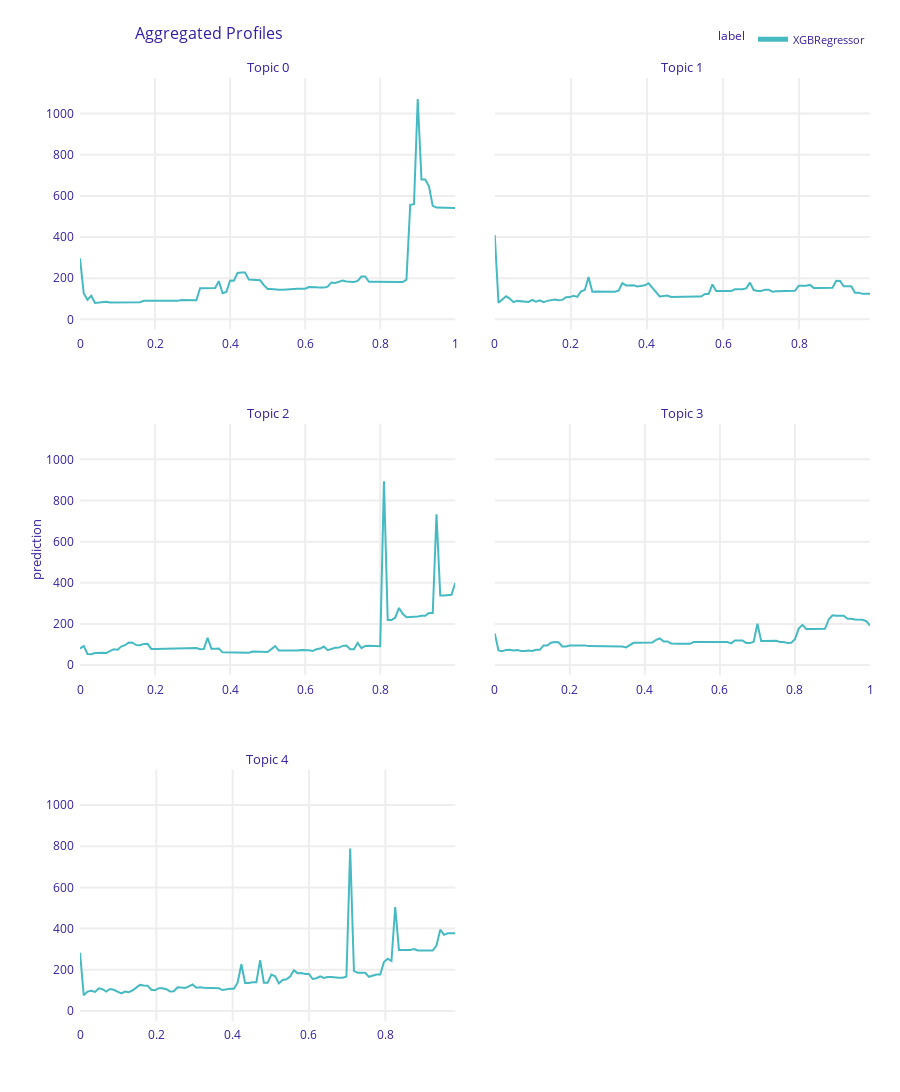

Source (notebook cell):
### Code cell
agg_profiles

### Figure 1 — Plotly figure (JSON) as saved in the notebook; plotly's stock layout.template omitted (floating-point values rounded to 4 significant figures; data arrays with more than 128 entries replaced by an {"elided": "..."} marker saying what was removed)
{"data": [{"customdata": {"elided": "101x3 mixed values"}, "hovertemplate": "<b>%{hovertext}</b><br><br>prediction=%{y:.3f}<br>mean_prediction=%{customdata[0]:.3f}<extra></extra>", "hovertext": ["XGBRegressor", "XGBRegressor", "XGBRegressor", "XGBRegressor", "XGBRegressor", "XGBRegressor", "XGBRegressor", "XGBRegressor", "XGBRegressor", "XGBRegressor", "XGBRegressor", "XGBRegressor", "XGBRegressor", "XGBRegressor", "XGBRegressor", "XGBRegressor", "XGBRegressor", "XGBRegressor", "XGBRegressor", "XGBRegressor", "XGBRegressor", "XGBRegressor", "XGBRegressor", "XGBRegressor", "XGBRegressor", "XGBRegressor", "XGBRegressor", "XGBRegressor", "XGBRegressor", "XGBRegressor", "XGBRegressor", "XGBRegressor", "XGBRegressor", "XGBRegressor", "XGBRegressor", "XGBRegressor", "XGBRegressor", "XGBRegressor", "XGBRegressor", "XGBRegressor", "XGBRegressor", "XGBRegressor", "XGBRegressor", "XGBRegressor", "XGBRegressor", "XGBRegressor", "XGBRegressor", "XGBRegressor", "XGBRegressor", "XGBRegressor", "XGBRegressor", "XGBRegressor", "XGBRegressor", "XGBRegressor", "XGBRegressor", "XGBRegressor", "XGBRegressor", "XGBRegressor", "XGBRegressor", "XGBRegressor", "XGBRegressor", "XGBRegressor", "XGBRegressor", "XGBRegressor", "XGBRegressor", "XGBRegressor", "XGBRegressor", "XGBRegressor", "XGBRegressor", "XGBRegressor", "XGBRegressor", "XGBRegressor", "XGBRegressor", "XGBRegressor", "XGBRegressor", "XGBRegressor", "XGBRegressor", "XGBRegressor", "XGBRegressor", "XGBRegressor", "XGBRegressor", "XGBRegressor", "XGBRegressor", "XGBRegressor", "XGBRegressor", "XGBRegressor", "XGBRegressor", "XGBRegressor", "XGBRegressor", "XGBRegressor", "XGBRegressor", "XGBRegressor", "XGBRegressor", "XGBRegressor", "XGBRegressor", "XGBRegressor", "XGBRegressor", "XGBRegressor", "XGBRegressor", "XGBRegressor", "XGBRegressor"], "legendgroup": "XGBRegressor", "line": {"color": "#46bac2", "dash": "solid", "width": 2}, "marker": {"symbol": "circle"}, "mode": "lines", "name": "XGBRegressor", "orientation": "v", "showlegend": true, "x": [5.53e-06, 0.01001, 0.02, 0.03, 0.04, 0.05, 0.06, 0.07, 0.08, 0.09, 0.1, 0.11, 0.12, 0.13, 0.14, 0.15, 0.16, 0.17, 0.18, 0.19, 0.2, 0.21, 0.22, 0.23, 0.24, 0.25, 0.26, 0.27, 0.28, 0.29, 0.3, 0.31, 0.32, 0.33, 0.34, 0.35, 0.36, 0.37, 0.38, 0.39, 0.4, 0.41, 0.42, 0.43, 0.44, 0.45, 0.46, 0.47, 0.48, 0.49, 0.5, 0.51, 0.52, 0.53, 0.54, 0.55, 0.56, 0.57, 0.58, 0.59, 0.6, 0.61, 0.62, 0.63, 0.64, 0.65, 0.66, 0.67, 0.68, 0.69, 0.7, 0.71, 0.72, 0.73, 0.74, 0.75, 0.76, 0.77, 0.78, 0.79, 0.8, 0.81, 0.82, 0.83, 0.84, 0.85, 0.86, 0.87, 0.88, 0.89, 0.9, 0.91, 0.92, 0.93, 0.94, 0.95, 0.96, 0.97, 0.98, 0.99, 1.0], "xaxis": "x5", "y": [296.0, 125.9, 95.18, 114.5, 80.03, 81.41, 82.82, 85.25, 81.6, 82.05, 81.97, 82.73, 82.41, 83.2, 83.75, 83.58, 83.58, 89.78, 89.61, 90.12, 90.12, 90.12, 90.12, 89.82, 89.82, 89.82, 89.82, 93.95, 93.95, 93.45, 93.45, 93.12, 151.3, 151.5, 151.9, 151.9, 151.9, 185.7, 127.1, 133.1, 188.9, 187.4, 225.7, 228.0, 228.0, 193.2, 193.2, 189.6, 189.6, 166.0, 148.0, 148.0, 144.4, 143.8, 144.1, 144.1, 146.3, 147.6, 148.5, 148.8, 148.8, 156.7, 157.1, 156.5, 154.2, 154.2, 159.0, 179.4, 177.0, 181.8, 188.8, 184.0, 181.0, 181.6, 186.9, 208.2, 208.2, 182.7, 182.9, 183.2, 183.2, 183.2, 182.2, 182.2, 181.5, 181.5, 181.5, 192.8, 556.7, 559.7, 1071.0, 679.4, 679.4, 646.6, 551.6, 543.1, 543.1, 543.1, 543.1, 541.3, 541.3], "yaxis": "y5", "type": "scatter", "opacity": 1}, {"customdata": {"elided": "101x3 mixed values"}, "hovertemplate": "<b>%{hovertext}</b><br><br>prediction=%{y:.3f}<br>mean_prediction=%{customdata[0]:.3f}<extra></extra>", "hovertext": ["XGBRegressor", "XGBRegressor", "XGBRegressor", "XGBRegressor", "XGBRegressor", "XGBRegressor", "XGBRegressor", "XGBRegressor", "XGBRegressor", "XGBRegressor", "XGBRegressor", "XGBRegressor", "XGBRegressor", "XGBRegressor", "XGBRegressor", "XGBRegressor", "XGBRegressor", "XGBRegressor", "XGBRegressor", "XGBRegressor", "XGBRegressor", "XGBRegressor", "XGBRegressor", "XGBRegressor", "XGBRegressor", "XGBRegressor", "XGBRegressor", "XGBRegressor", "XGBRegressor", "XGBRegressor", "XGBRegressor", "XGBRegressor", "XGBRegressor", "XGBRegressor", "XGBRegressor", "XGBRegressor", "XGBRegressor", "XGBRegressor", "XGBRegressor", "XGBRegressor", "XGBRegressor", "XGBRegressor", "XGBRegressor", "XGBRegressor", "XGBRegressor", "XGBRegressor", "XGBRegressor", "XGBRegressor", "XGBRegressor", "XGBRegressor", "XGBRegressor", "XGBRegressor", "XGBRegressor", "XGBRegressor", "XGBRegressor", "XGBRegressor", "XGBRegressor", "XGBRegressor", "XGBRegressor", "XGBRegressor", "XGBRegressor", "XGBRegressor", "XGBRegressor", "XGBRegressor", "XGBRegressor", "XGBRegressor", "XGBRegressor", "XGBRegressor", "XGBRegressor", "XGBRegressor", "XGBRegressor", "XGBRegressor", "XGBRegressor", "XGBRegressor", "XGBRegressor", "XGBRegressor", "XGBRegressor", "XGBRegressor", "XGBRegressor", "XGBRegressor", "XGBRegressor", "XGBRegressor", "XGBRegressor", "XGBRegressor", "XGBRegressor", "XGBRegressor", "XGBRegressor", "XGBRegressor", "XGBRegressor", "XGBRegressor", "XGBRegressor", "XGBRegressor", "XGBRegressor", "XGBRegressor", "XGBRegressor", "XGBRegressor", "XGBRegressor", "XGBRegressor", "XGBRegressor", "XGBRegressor", "XGBRegressor"], "legendgroup": "XGBRegressor", "line": {"color": "#46bac2", "dash": "solid", "width": 2}, "marker": {"symbol": "circle"}, "mode": "lines", "name": "XGBRegressor", "orientation": "v", "showlegend": false, "x": [5.531e-06, 0.009867, 0.01973, 0.02959, 0.03945, 0.04931, 0.05918, 0.06904, 0.0789, 0.08876, 0.09862, 0.1085, 0.1183, 0.1282, 0.1381, 0.1479, 0.1578, 0.1677, 0.1775, 0.1874, 0.1972, 0.2071, 0.217, 0.2268, 0.2367, 0.2465, 0.2564, 0.2663, 0.2761, 0.286, 0.2959, 0.3057, 0.3156, 0.3254, 0.3353, 0.3452, 0.355, 0.3649, 0.3747, 0.3846, 0.3945, 0.4043, 0.4142, 0.4241, 0.4339, 0.4438, 0.4536, 0.4635, 0.4734, 0.4832, 0.4931, 0.5029, 0.5128, 0.5227, 0.5325, 0.5424, 0.5523, 0.5621, 0.572, 0.5818, 0.5917, 0.6016, 0.6114, 0.6213, 0.6311, 0.641, 0.6509, 0.6607, 0.6706, 0.6805, 0.6903, 0.7002, 0.71, 0.7199, 0.7298, 0.7396, 0.7495, 0.7593, 0.7692, 0.7791, 0.7889, 0.7988, 0.8087, 0.8185, 0.8284, 0.8382, 0.8481, 0.858, 0.8678, 0.8777, 0.8876, 0.8974, 0.9073, 0.9171, 0.927, 0.9369, 0.9467, 0.9566, 0.9664, 0.9763, 0.9862], "xaxis": "x6", "y": [409.8, 80.14, 96.92, 112.1, 100.8, 83.4, 89.72, 89.17, 85.85, 84.69, 94.13, 85.99, 92.34, 83.46, 89.87, 92.92, 96.91, 93.23, 94.57, 107.8, 108.2, 114.4, 109.4, 136.0, 143.0, 205.5, 134.5, 135.4, 135.4, 135.3, 135.7, 134.5, 134.6, 139.1, 175.4, 164.9, 165.1, 165.2, 159.9, 160.8, 165.3, 175.5, 153.9, 129.0, 110.8, 114.0, 115.8, 109.1, 108.9, 109.2, 111.1, 111.0, 110.4, 110.4, 110.4, 110.9, 123.6, 123.6, 169.5, 137.2, 137.2, 137.2, 137.3, 137.3, 145.7, 145.9, 145.9, 150.4, 178.5, 142.4, 138.2, 138.2, 144.4, 144.4, 134.6, 136.2, 136.2, 136.2, 136.2, 138.4, 138.4, 163.1, 163.1, 163.1, 167.3, 152.9, 152.9, 152.9, 152.9, 153.8, 153.8, 187.7, 186.8, 160.3, 160.3, 160.3, 128.8, 128.8, 123.9, 123.9, 123.9], "yaxis": "y6", "type": "scatter", "opacity": 1}, {"customdata": {"elided": "101x3 mixed values"}, "hovertemplate": "<b>%{hovertext}</b><br><br>prediction=%{y:.3f}<br>mean_prediction=%{customdata[0]:.3f}<extra></extra>", "hovertext": ["XGBRegressor", "XGBRegressor", "XGBRegressor", "XGBRegressor", "XGBRegressor", "XGBRegressor", "XGBRegressor", "XGBRegressor", "XGBRegressor", "XGBRegressor", "XGBRegressor", "XGBRegressor", "XGBRegressor", "XGBRegressor", "XGBRegressor", "XGBRegressor", "XGBRegressor", "XGBRegressor", "XGBRegressor", "XGBRegressor", "XGBRegressor", "XGBRegressor", "XGBRegressor", "XGBRegressor", "XGBRegressor", "XGBRegressor", "XGBRegressor", "XGBRegressor", "XGBRegressor", "XGBRegressor", "XGBRegressor", "XGBRegressor", "XGBRegressor", "XGBRegressor", "XGBRegressor", "XGBRegressor", "XGBRegressor", "XGBRegressor", "XGBRegressor", "XGBRegressor", "XGBRegressor", "XGBRegressor", "XGBRegressor", "XGBRegressor", "XGBRegressor", "XGBRegressor", "XGBRegressor", "XGBRegressor", "XGBRegressor", "XGBRegressor", "XGBRegressor", "XGBRegressor", "XGBRegressor", "XGBRegressor", "XGBRegressor", "XGBRegressor", "XGBRegressor", "XGBRegressor", "XGBRegressor", "XGBRegressor", "XGBRegressor", "XGBRegressor", "XGBRegressor", "XGBRegressor", "XGBRegressor", "XGBRegressor", "XGBRegressor", "XGBRegressor", "XGBRegressor", "XGBRegressor", "XGBRegressor", "XGBRegressor", "XGBRegressor", "XGBRegressor", "XGBRegressor", "XGBRegressor", "XGBRegressor", "XGBRegressor", "XGBRegressor", "XGBRegressor", "XGBRegressor", "XGBRegressor", "XGBRegressor", "XGBRegressor", "XGBRegressor", "XGBRegressor", "XGBRegressor", "XGBRegressor", "XGBRegressor", "XGBRegressor", "XGBRegressor", "XGBRegressor", "XGBRegressor", "XGBRegressor", "XGBRegressor", "XGBRegressor", "XGBRegressor", "XGBRegressor", "XGBRegressor", "XGBRegressor", "XGBRegressor"], "legendgroup": "XGBRegressor", "line": {"color": "#46bac2", "dash": "solid", "width": 2}, "marker": {"symbol": "circle"}, "mode": "lines", "name": "XGBRegressor", "orientation": "v", "showlegend": false, "x": [5.531e-06, 0.01, 0.02, 0.03, 0.04, 0.05, 0.06, 0.07, 0.07999, 0.08999, 0.09999, 0.11, 0.12, 0.13, 0.14, 0.15, 0.16, 0.17, 0.18, 0.19, 0.2, 0.21, 0.22, 0.23, 0.24, 0.25, 0.26, 0.27, 0.28, 0.29, 0.3, 0.31, 0.32, 0.33, 0.34, 0.35, 0.36, 0.37, 0.38, 0.39, 0.4, 0.4099, 0.4199, 0.4299, 0.4399, 0.4499, 0.4599, 0.4699, 0.4799, 0.4899, 0.4999, 0.5099, 0.5199, 0.5299, 0.5399, 0.5499, 0.5599, 0.5699, 0.5799, 0.5899, 0.5999, 0.6099, 0.6199, 0.6299, 0.6399, 0.6499, 0.6599, 0.6699, 0.6799, 0.6899, 0.6999, 0.7099, 0.7199, 0.7299, 0.7399, 0.7499, 0.7599, 0.7699, 0.7799, 0.7899, 0.7999, 0.8099, 0.8199, 0.8299, 0.8399, 0.8499, 0.8599, 0.8699, 0.8799, 0.8899, 0.8999, 0.9099, 0.9199, 0.9299, 0.9399, 0.9499, 0.9599, 0.9699, 0.9799, 0.9899, 0.9999], "xaxis": "x3", "y": [80.39, 93.37, 53.98, 52.66, 59.06, 61.28, 60.01, 59.43, 68.69, 77.37, 75.0, 90.13, 96.84, 110.0, 108.8, 97.53, 96.42, 103.1, 103.3, 78.74, 78.74, 78.88, 79.55, 80.25, 82.71, 79.95, 80.48, 80.48, 83.07, 82.33, 82.57, 82.94, 77.49, 77.93, 132.9, 79.95, 80.05, 80.36, 61.94, 61.94, 61.94, 61.81, 61.81, 60.14, 60.38, 60.38, 65.98, 66.04, 65.89, 63.16, 63.91, 77.77, 92.54, 70.91, 70.37, 70.66, 70.66, 70.66, 70.66, 72.98, 72.98, 72.69, 68.47, 77.22, 80.33, 90.07, 72.48, 79.6, 83.91, 84.94, 93.51, 94.69, 77.05, 77.27, 108.4, 82.19, 93.02, 93.76, 93.76, 91.67, 91.67, 892.8, 219.0, 219.0, 230.4, 277.9, 249.6, 232.7, 233.0, 235.8, 235.8, 239.4, 239.4, 253.7, 253.7, 732.5, 338.6, 338.6, 338.6, 341.9, 398.6], "yaxis": "y3", "type": "scatter", "opacity": 1}, {"customdata": {"elided": "101x3 mixed values"}, "hovertemplate": "<b>%{hovertext}</b><br><br>prediction=%{y:.3f}<br>mean_prediction=%{customdata[0]:.3f}<extra></extra>", "hovertext": ["XGBRegressor", "XGBRegressor", "XGBRegressor", "XGBRegressor", "XGBRegressor", "XGBRegressor", "XGBRegressor", "XGBRegressor", "XGBRegressor", "XGBRegressor", "XGBRegressor", "XGBRegressor", "XGBRegressor", "XGBRegressor", "XGBRegressor", "XGBRegressor", "XGBRegressor", "XGBRegressor", "XGBRegressor", "XGBRegressor", "XGBRegressor", "XGBRegressor", "XGBRegressor", "XGBRegressor", "XGBRegressor", "XGBRegressor", "XGBRegressor", "XGBRegressor", "XGBRegressor", "XGBRegressor", "XGBRegressor", "XGBRegressor", "XGBRegressor", "XGBRegressor", "XGBRegressor", "XGBRegressor", "XGBRegressor", "XGBRegressor", "XGBRegressor", "XGBRegressor", "XGBRegressor", "XGBRegressor", "XGBRegressor", "XGBRegressor", "XGBRegressor", "XGBRegressor", "XGBRegressor", "XGBRegressor", "XGBRegressor", "XGBRegressor", "XGBRegressor", "XGBRegressor", "XGBRegressor", "XGBRegressor", "XGBRegressor", "XGBRegressor", "XGBRegressor", "XGBRegressor", "XGBRegressor", "XGBRegressor", "XGBRegressor", "XGBRegressor", "XGBRegressor", "XGBRegressor", "XGBRegressor", "XGBRegressor", "XGBRegressor", "XGBRegressor", "XGBRegressor", "XGBRegressor", "XGBRegressor", "XGBRegressor", "XGBRegressor", "XGBRegressor", "XGBRegressor", "XGBRegressor", "XGBRegressor", "XGBRegressor", "XGBRegressor", "XGBRegressor", "XGBRegressor", "XGBRegressor", "XGBRegressor", "XGBRegressor", "XGBRegressor", "XGBRegressor", "XGBRegressor", "XGBRegressor", "XGBRegressor", "XGBRegressor", "XGBRegressor", "XGBRegressor", "XGBRegressor", "XGBRegressor", "XGBRegressor", "XGBRegressor", "XGBRegressor", "XGBRegressor", "XGBRegressor", "XGBRegressor", "XGBRegressor"], "legendgroup": "XGBRegressor", "line": {"color": "#46bac2", "dash": "solid", "width": 2}, "marker": {"symbol": "circle"}, "mode": "lines", "name": "XGBRegressor", "orientation": "v", "showlegend": false, "x": [5.869e-06, 0.01001, 0.02001, 0.03001, 0.04, 0.05, 0.06, 0.07, 0.08, 0.09, 0.1, 0.11, 0.12, 0.13, 0.14, 0.15, 0.16, 0.17, 0.18, 0.19, 0.2, 0.21, 0.22, 0.23, 0.24, 0.25, 0.26, 0.27, 0.28, 0.29, 0.3, 0.31, 0.32, 0.33, 0.34, 0.35, 0.36, 0.37, 0.38, 0.39, 0.4, 0.41, 0.42, 0.43, 0.44, 0.45, 0.46, 0.47, 0.48, 0.49, 0.5, 0.51, 0.52, 0.53, 0.54, 0.55, 0.56, 0.57, 0.58, 0.59, 0.6, 0.61, 0.62, 0.63, 0.64, 0.65, 0.66, 0.67, 0.68, 0.69, 0.7, 0.71, 0.72, 0.73, 0.74, 0.75, 0.76, 0.77, 0.78, 0.79, 0.8, 0.81, 0.82, 0.83, 0.84, 0.85, 0.86, 0.87, 0.88, 0.89, 0.9, 0.91, 0.92, 0.93, 0.94, 0.95, 0.96, 0.97, 0.98, 0.99, 1.0], "xaxis": "x4", "y": [153.3, 71.72, 67.55, 73.89, 75.12, 71.22, 72.87, 68.75, 69.1, 71.06, 69.19, 74.64, 74.17, 95.84, 95.46, 109.0, 112.1, 110.8, 90.86, 90.86, 95.38, 95.01, 95.04, 97.25, 95.94, 92.32, 92.34, 90.69, 93.74, 93.13, 92.95, 90.19, 90.34, 90.66, 90.66, 86.15, 98.37, 108.2, 108.2, 108.5, 105.9, 105.8, 109.3, 123.2, 129.6, 114.9, 114.9, 105.1, 105.9, 103.3, 103.3, 103.3, 103.3, 111.9, 112.1, 112.2, 112.2, 112.2, 112.2, 112.5, 112.5, 112.5, 112.5, 105.9, 119.7, 119.7, 119.7, 107.9, 107.1, 114.0, 200.9, 117.6, 117.6, 118.1, 118.1, 118.1, 112.2, 112.2, 107.6, 108.8, 125.6, 177.5, 195.4, 175.8, 175.7, 175.8, 175.8, 175.9, 176.5, 221.9, 241.8, 240.2, 240.2, 240.1, 225.5, 225.5, 221.3, 221.3, 219.9, 213.4, 192.3], "yaxis": "y4", "type": "scatter", "opacity": 1}, {"customdata": {"elided": "101x3 mixed values"}, "hovertemplate": "<b>%{hovertext}</b><br><br>prediction=%{y:.3f}<br>mean_prediction=%{customdata[0]:.3f}<extra></extra>", "hovertext": ["XGBRegressor", "XGBRegressor", "XGBRegressor", "XGBRegressor", "XGBRegressor", "XGBRegressor", "XGBRegressor", "XGBRegressor", "XGBRegressor", "XGBRegressor", "XGBRegressor", "XGBRegressor", "XGBRegressor", "XGBRegressor", "XGBRegressor", "XGBRegressor", "XGBRegressor", "XGBRegressor", "XGBRegressor", "XGBRegressor", "XGBRegressor", "XGBRegressor", "XGBRegressor", "XGBRegressor", "XGBRegressor", "XGBRegressor", "XGBRegressor", "XGBRegressor", "XGBRegressor", "XGBRegressor", "XGBRegressor", "XGBRegressor", "XGBRegressor", "XGBRegressor", "XGBRegressor", "XGBRegressor", "XGBRegressor", "XGBRegressor", "XGBRegressor", "XGBRegressor", "XGBRegressor", "XGBRegressor", "XGBRegressor", "XGBRegressor", "XGBRegressor", "XGBRegressor", "XGBRegressor", "XGBRegressor", "XGBRegressor", "XGBRegressor", "XGBRegressor", "XGBRegressor", "XGBRegressor", "XGBRegressor", "XGBRegressor", "XGBRegressor", "XGBRegressor", "XGBRegressor", "XGBRegressor", "XGBRegressor", "XGBRegressor", "XGBRegressor", "XGBRegressor", "XGBRegressor", "XGBRegressor", "XGBRegressor", "XGBRegressor", "XGBRegressor", "XGBRegressor", "XGBRegressor", "XGBRegressor", "XGBRegressor", "XGBRegressor", "XGBRegressor", "XGBRegressor", "XGBRegressor", "XGBRegressor", "XGBRegressor", "XGBRegressor", "XGBRegressor", "XGBRegressor", "XGBRegressor", "XGBRegressor", "XGBRegressor", "XGBRegressor", "XGBRegressor", "XGBRegressor", "XGBRegressor", "XGBRegressor", "XGBRegressor", "XGBRegressor", "XGBRegressor", "XGBRegressor", "XGBRegressor", "XGBRegressor", "XGBRegressor", "XGBRegressor", "XGBRegressor", "XGBRegressor", "XGBRegressor", "XGBRegressor"], "legendgroup": "XGBRegressor", "line": {"color": "#46bac2", "dash": "solid", "width": 2}, "marker": {"symbol": "circle"}, "mode": "lines", "name": "XGBRegressor", "orientation": "v", "showlegend": false, "x": [5.53e-06, 0.009838, 0.01967, 0.0295, 0.03934, 0.04917, 0.059, 0.06883, 0.07867, 0.0885, 0.09833, 0.1082, 0.118, 0.1278, 0.1377, 0.1475, 0.1573, 0.1672, 0.177, 0.1868, 0.1967, 0.2065, 0.2163, 0.2262, 0.236, 0.2458, 0.2556, 0.2655, 0.2753, 0.2851, 0.295, 0.3048, 0.3146, 0.3245, 0.3343, 0.3441, 0.354, 0.3638, 0.3736, 0.3835, 0.3933, 0.4031, 0.413, 0.4228, 0.4326, 0.4425, 0.4523, 0.4621, 0.472, 0.4818, 0.4916, 0.5015, 0.5113, 0.5211, 0.531, 0.5408, 0.5506, 0.5605, 0.5703, 0.5801, 0.59, 0.5998, 0.6096, 0.6195, 0.6293, 0.6391, 0.6489, 0.6588, 0.6686, 0.6784, 0.6883, 0.6981, 0.7079, 0.7178, 0.7276, 0.7374, 0.7473, 0.7571, 0.7669, 0.7768, 0.7866, 0.7964, 0.8063, 0.8161, 0.8259, 0.8358, 0.8456, 0.8554, 0.8653, 0.8751, 0.8849, 0.8948, 0.9046, 0.9144, 0.9243, 0.9341, 0.9439, 0.9538, 0.9636, 0.9734, 0.9833], "xaxis": "x", "y": [283.0, 75.72, 93.88, 97.47, 92.41, 109.3, 105.0, 93.71, 106.3, 102.5, 93.23, 84.43, 93.62, 91.14, 99.53, 113.2, 126.2, 123.0, 122.7, 102.8, 100.0, 110.2, 110.3, 105.1, 94.7, 95.1, 114.3, 113.2, 111.4, 119.3, 127.9, 112.2, 114.3, 112.7, 112.4, 111.0, 111.0, 109.7, 101.2, 105.2, 107.2, 107.2, 136.8, 226.6, 135.4, 135.4, 139.2, 139.2, 246.5, 136.7, 136.7, 176.5, 168.1, 133.7, 150.0, 153.8, 166.4, 197.0, 183.4, 183.8, 179.7, 179.7, 155.1, 158.5, 167.8, 159.7, 164.7, 164.7, 161.6, 161.6, 161.6, 166.7, 789.5, 194.2, 185.2, 185.2, 185.2, 165.5, 171.4, 176.8, 176.8, 237.5, 253.8, 242.4, 504.6, 295.4, 295.4, 295.4, 295.6, 300.8, 293.3, 293.3, 293.3, 293.3, 293.3, 317.2, 394.7, 369.6, 377.0, 377.0, 377.0], "yaxis": "y", "type": "scatter", "opacity": 1}], "layout": {"xaxis": {"anchor": "y", "domain": [0.0, 0.475], "title": {"text": ""}, "showticklabels": true, "type": "linear", "gridwidth": 2, "zeroline": false, "automargin": true, "ticks": "outside", "tickcolor": "white", "ticklen": 3, "fixedrange": true}, "yaxis": {"anchor": "x", "domain": [0.0, 0.2667], "title": {"text": ""}, "range": [-49.17, 1173.0], "type": "linear", "gridwidth": 2, "zeroline": false, "automargin": true, "ticks": "outside", "tickcolor": "white", "ticklen": 3, "fixedrange": true}, "xaxis2": {"anchor": "y2", "domain": [0.525, 1.0], "title": {"text": ""}, "showticklabels": true, "type": "linear", "gridwidth": 2, "zeroline": false, "automargin": true, "ticks": "outside", "tickcolor": "white", "ticklen": 3, "fixedrange": true}, "yaxis2": {"anchor": "x2", "domain": [0.0, 0.2667], "matches": "y", "showticklabels": false, "type": "linear", "gridwidth": 2, "zeroline": false, "automargin": true, "ticks": "outside", "tickcolor": "white", "ticklen": 3, "fixedrange": true, "title": {"text": ""}}, "xaxis3": {"anchor": "y3", "domain": [0.0, 0.475], "showticklabels": true, "type": "linear", "gridwidth": 2, "zeroline": false, "automargin": true, "ticks": "outside", "tickcolor": "white", "ticklen": 3, "fixedrange": true, "title": {"text": ""}}, "yaxis3": {"anchor": "x3", "domain": [0.3667, 0.6333], "matches": "y", "title": {"text": ""}, "range": [-49.17, 1173.0], "type": "linear", "gridwidth": 2, "zeroline": false, "automargin": true, "ticks": "outside", "tickcolor": "white", "ticklen": 3, "fixedrange": true}, "xaxis4": {"anchor": "y4", "domain": [0.525, 1.0], "showticklabels": true, "type": "linear", "gridwidth": 2, "zeroline": false, "automargin": true, "ticks": "outside", "tickcolor": "white", "ticklen": 3, "fixedrange": true, "title": {"text": ""}}, "yaxis4": {"anchor": "x4", "domain": [0.3667, 0.6333], "matches": "y", "showticklabels": false, "type": "linear", "gridwidth": 2, "zeroline": false, "automargin": true, "ticks": "outside", "tickcolor": "white", "ticklen": 3, "fixedrange": true, "title": {"text": ""}}, "xaxis5": {"anchor": "y5", "domain": [0.0, 0.475], "showticklabels": true, "type": "linear", "gridwidth": 2, "zeroline": false, "automargin": true, "ticks": "outside", "tickcolor": "white", "ticklen": 3, "fixedrange": true, "title": {"text": ""}}, "yaxis5": {"anchor": "x5", "domain": [0.7333, 1.0], "matches": "y", "title": {"text": ""}, "range": [-49.17, 1173.0], "type": "linear", "gridwidth": 2, "zeroline": false, "automargin": true, "ticks": "outside", "tickcolor": "white", "ticklen": 3, "fixedrange": true}, "xaxis6": {"anchor": "y6", "domain": [0.525, 1.0], "showticklabels": true, "type": "linear", "gridwidth": 2, "zeroline": false, "automargin": true, "ticks": "outside", "tickcolor": "white", "ticklen": 3, "fixedrange": true, "title": {"text": ""}}, "yaxis6": {"anchor": "x6", "domain": [0.7333, 1.0], "matches": "y", "showticklabels": false, "type": "linear", "gridwidth": 2, "zeroline": false, "automargin": true, "ticks": "outside", "tickcolor": "white", "ticklen": 3, "fixedrange": true, "title": {"text": ""}}, "annotations": [{"font": {"size": 13}, "showarrow": false, "text": "Topic 4", "x": 0.2375, "xanchor": "center", "xref": "paper", "y": 0.2667, "yanchor": "bottom", "yref": "paper"}, {"font": {"size": 13}, "showarrow": false, "text": "Topic 2", "x": 0.2375, "xanchor": "center", "xref": "paper", "y": 0.6333, "yanchor": "bottom", "yref": "paper"}, {"font": {"size": 13}, "showarrow": false, "text": "Topic 3", "x": 0.7625, "xanchor": "center", "xref": "paper", "y": 0.6333, "yanchor": "bottom", "yref": "paper"}, {"font": {"size": 13}, "showarrow": false, "text": "Topic 0", "x": 0.2375, "xanchor": "center", "xref": "paper", "y": 1.0, "yanchor": "bottom", "yref": "paper"}, {"font": {"size": 13}, "showarrow": false, "text": "Topic 1", "x": 0.7625, "xanchor": "center", "xref": "paper", "y": 1.0, "yanchor": "bottom", "yref": "paper"}, {"font": {"size": 13}, "showarrow": false, "text": "prediction", "textangle": -90, "x": -0.07, "xref": "paper", "y": 0.5, "yref": "paper"}], "legend": {"title": {"text": "label", "font": {"size": 12}}, "tracegroupgap": 0, "font": {"size": 11}, "orientation": "h", "yanchor": "bottom", "y": 1.026, "xanchor": "right", "x": 1, "itemsizing": "constant"}, "margin": {"t": 78, "b": 71, "r": 30}, "font": {"color": "#371ea3"}, "title": {"font": {"size": 16}, "text": "Aggregated Profiles", "x": 0.15}, "hovermode": "x unified", "height": 1169}}
